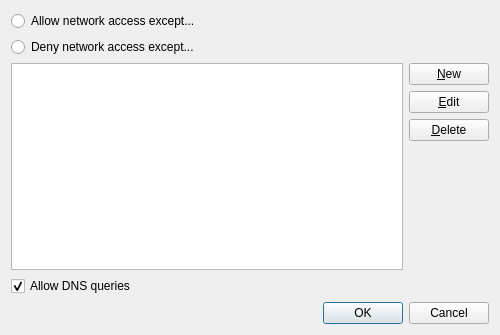
<?xml version="1.0" encoding="UTF-8"?>
<ui version="4.0">
 <class>EditFwRulesDlg</class>
 <widget class="QDialog" name="EditFwRulesDlg">
  <property name="geometry">
   <rect>
    <x>0</x>
    <y>0</y>
    <width>500</width>
    <height>335</height>
   </rect>
  </property>
  <property name="windowTitle">
   <string>VM Firewall</string>
  </property>
  <layout class="QVBoxLayout" name="verticalLayout_3">
   <item>
    <widget class="QRadioButton" name="policyAllowRadioButton">
     <property name="text">
      <string>Allow network access except...</string>
     </property>
    </widget>
   </item>
   <item>
    <widget class="QRadioButton" name="policyDenyRadioButton">
     <property name="text">
      <string>Deny network access except...</string>
     </property>
    </widget>
   </item>
   <item>
    <layout class="QHBoxLayout" name="horizontalLayout">
     <property name="sizeConstraint">
      <enum>QLayout::SetMaximumSize</enum>
     </property>
     <item>
      <layout class="QVBoxLayout" name="verticalLayout_2">
       <item>
        <widget class="QTreeView" name="rulesTreeView">
         <property name="rootIsDecorated">
          <bool>false</bool>
         </property>
         <property name="uniformRowHeights">
          <bool>false</bool>
         </property>
         <property name="itemsExpandable">
          <bool>false</bool>
         </property>
         <property name="allColumnsShowFocus">
          <bool>true</bool>
         </property>
         <property name="expandsOnDoubleClick">
          <bool>true</bool>
         </property>
         <attribute name="headerDefaultSectionSize">
          <number>40</number>
         </attribute>
         <attribute name="headerStretchLastSection">
          <bool>false</bool>
         </attribute>
         <attribute name="headerDefaultSectionSize">
          <number>40</number>
         </attribute>
         <attribute name="headerStretchLastSection">
          <bool>false</bool>
         </attribute>
        </widget>
       </item>
       <item>
        <widget class="QCheckBox" name="dnsCheckBox">
         <property name="text">
          <string>Allow DNS queries</string>
         </property>
         <property name="checked">
          <bool>true</bool>
         </property>
        </widget>
       </item>
      </layout>
     </item>
     <item>
      <layout class="QVBoxLayout" name="verticalLayout">
       <item>
        <widget class="QPushButton" name="newRuleButton">
         <property name="text">
          <string>&amp;New</string>
         </property>
        </widget>
       </item>
       <item>
        <widget class="QPushButton" name="editRuleButton">
         <property name="text">
          <string>&amp;Edit</string>
         </property>
        </widget>
       </item>
       <item>
        <widget class="QPushButton" name="deleteRuleButton">
         <property name="text">
          <string>&amp;Delete</string>
         </property>
        </widget>
       </item>
       <item>
        <spacer name="verticalSpacer">
         <property name="orientation">
          <enum>Qt::Vertical</enum>
         </property>
         <property name="sizeHint" stdset="0">
          <size>
           <width>20</width>
           <height>40</height>
          </size>
         </property>
        </spacer>
       </item>
      </layout>
     </item>
    </layout>
   </item>
   <item>
    <widget class="QDialogButtonBox" name="buttonBox">
     <property name="orientation">
      <enum>Qt::Horizontal</enum>
     </property>
     <property name="standardButtons">
      <set>QDialogButtonBox::Cancel|QDialogButtonBox::Ok</set>
     </property>
    </widget>
   </item>
  </layout>
 </widget>
 <tabstops>
  <tabstop>policyAllowRadioButton</tabstop>
  <tabstop>policyDenyRadioButton</tabstop>
  <tabstop>dnsCheckBox</tabstop>
  <tabstop>rulesTreeView</tabstop>
  <tabstop>newRuleButton</tabstop>
  <tabstop>editRuleButton</tabstop>
  <tabstop>deleteRuleButton</tabstop>
  <tabstop>buttonBox</tabstop>
 </tabstops>
 <resources/>
 <connections>
  <connection>
   <sender>buttonBox</sender>
   <signal>rejected()</signal>
   <receiver>EditFwRulesDlg</receiver>
   <slot>reject()</slot>
   <hints>
    <hint type="sourcelabel">
     <x>320</x>
     <y>330</y>
    </hint>
    <hint type="destinationlabel">
     <x>286</x>
     <y>274</y>
    </hint>
   </hints>
  </connection>
  <connection>
   <sender>buttonBox</sender>
   <signal>accepted()</signal>
   <receiver>EditFwRulesDlg</receiver>
   <slot>accept()</slot>
   <hints>
    <hint type="sourcelabel">
     <x>252</x>
     <y>330</y>
    </hint>
    <hint type="destinationlabel">
     <x>157</x>
     <y>274</y>
    </hint>
   </hints>
  </connection>
 </connections>
</ui>
